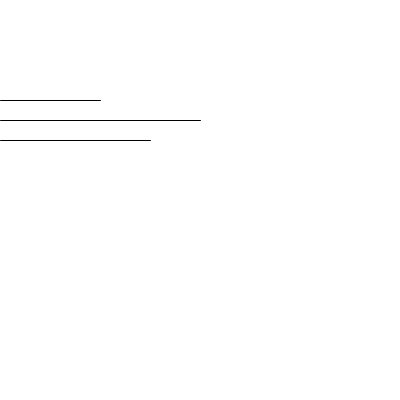
Frame 1 (no input)
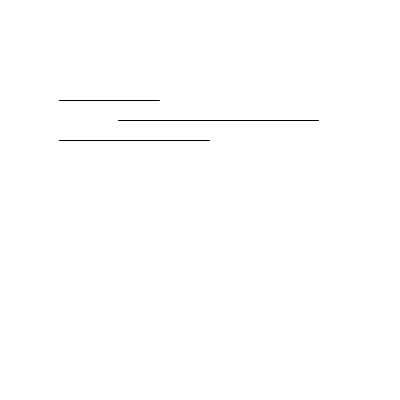
Frame 60 (the mouse pressed at the canvas centre just before this capture)
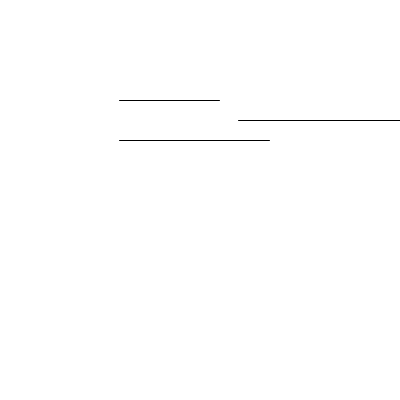
Frame 120 (the mouse held since frame 60 and released just before this capture)

The Processing sketch that drew these frames (run headless with seeded random() and noise(); from frame 60 on, the mouse is pressed at the canvas centre):

// Processing sketch: processing_133474
// ── processing_133474.pde

int topLineX=0;
int topLineY=100;
int topLineW = 100;

int middleLineX = topLineX;
int middleLineY = topLineY + 20;
int middleLineW = 200;

int bottomLineX = topLineX;
int bottomLineY = middleLineY + 20;
int bottomLineW = 150;

void setup() {
  size(400, 400);
}

void draw() {
  //need to reset the background to see it move
  background(255);
  
  //topLine
  line(topLineX, topLineY, topLineX + topLineW, topLineY);
  
  //middle line 
  line(middleLineX, middleLineY, middleLineX + middleLineW, middleLineY);
  
  //bottom line
  line(bottomLineX, bottomLineY, bottomLineX + bottomLineW, bottomLineY);
  
  //make each line move
  topLineX++;
  middleLineX = middleLineX +2; // this line will go faster because I am increasing by two, rather than one
  bottomLineX++;
  
  
}
